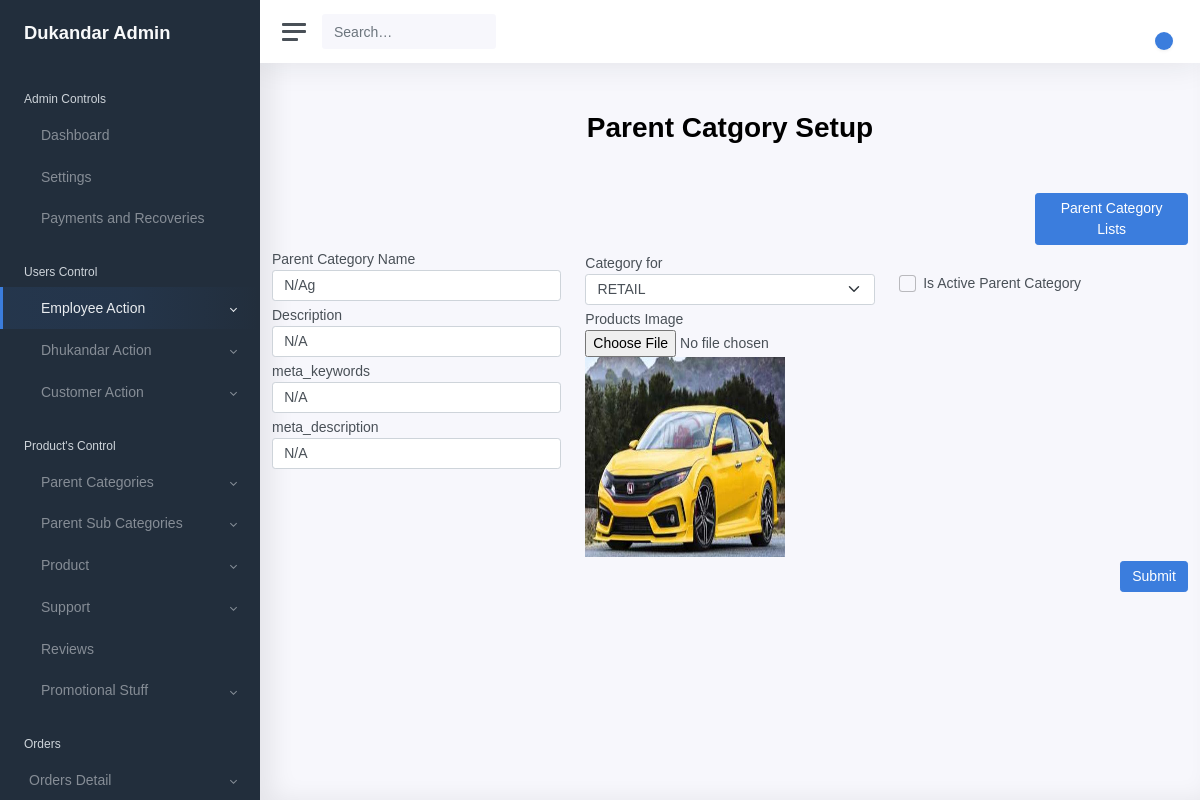
Screenshot of /parent/category/setup/1/ with the database file from the repository.
### shopkeeper/models/models.py (models this page shows, shortened)
class ParentCategory(models.Model):
    name = models.CharField(max_length=100, null=False)
    description = models.TextField(null=True)
    meta_keywords = models.CharField(max_length=255, null=True)
    meta_description = models.CharField(max_length=255, null=True)
    image = models.ImageField(upload_to='product/category/parent')
    category_for = models.CharField(choices=CATEGORY_FOR_CHOICES,
                                    max_length=7,
                                    default='RETAIL')
    is_active = models.BooleanField(default=False)

### shopkeeper/views.py (the view)
# urls.py: path('parent/category/setup/<int:pk>/', parent_category_detail, name='parent_category_update'),
def parent_category_detail(request, pk):
    parent_obj = ParentCategory.objects.get(id=pk)
    context = {
        'paren_id':parent_obj.id,
        'name': parent_obj.name,
        'description': parent_obj.description,
        'meta_keywords': parent_obj.meta_keywords,
        'meta_description': parent_obj.meta_description,
        'image': parent_obj.image,
        'category_for': parent_obj.category_for,
        'is_active': parent_obj.is_active,
    }
    return render(request, 'shopkeeper/product/parent_category_setup.html', context)

### shopkeeper/templates/shopkeeper/product/parent_category_setup.html (shortened to what this page needs)
{% extends 'shopkeeper/base/base.html' %}
{% load static %}
{% block content %}
<div class="container">
  <h1 class="text-center mt-5 mb-5 font-weight-bold">
    Parent Catgory Setup</h1>
    <div class="row col-2 offset-10">
        <a type="submit" href="{% url 'parent_category_list' %}" class="btn btn-primary float-right mb-1" name="employee">Parent Category Lists</a>
    </div>
    <form id="employeeForm" method="post" class="" name="employeeForm" enctype="multipart/form-data"
                  action="{% url 'parent_category_setup' %}">
    <div class="row">
      <div class="col-4">
        <div class="form-group ">
            <label for="exampleInputParent">Parent Category Name</label>
            <input type="text" class="form-control" id="name" aria-describedby="Pcat" name="name"
                   value="{{ name }}"
                   >
          </div>
          <div class="form-group mt-1">
            <label for="exampleInputDescription">Description</label>
            <input type="text" class="form-control" id="cate" aria-describedby="description"
                               name="description" value="{{ description }}"
                               >
          </div>
          <div class="form-group mt-1">
            <label for="exampleInputmeta_keywords">meta_keywords</label>
            <input type="text" class="form-control" id="lname" aria-describedby="meta_keywords"
            name="meta_keywords" value="{{ meta_keywords }}"
           >
          </div>
          <div class="form-group mt-1">
            <label for="exampleInputPassword1">meta_description</label>
            <input type="text" class="form-control" id="meta_description"
            aria-describedby="meta_description" value="{{ meta_description }}"
            name="meta_description">
          </div>
      </div>
      <div class="col-4">
        <div class="form-group mt-1">
            <label for="exampleInputFirst_Name">Category for</label>
            <select class="form-select" aria-label="Default select example" name="category_for">
                {% if category_for %}
                    <option value="{{ category_for }}">{{ category_for }}</option>
                {% endif %}
            </select>
          </div>
            <div class="form-group mt-1">
              <label for="exampleInputlast_name">Products Image</label>
                  <input type="file" onchange="preview()" name="image" value="{{ image }}">
                       {% if image %}
                            <img id="frame" src="{{ image.url }}" name="image" width="200px" height="200px"/>
                        {% else %}
                            <img id="frame" src="" name="image" width="200px" height="200px"/>
                        {% endif %}
            </div>
      </div>
      <div class="col-4">
          <div class="form-check mt-4">
            <input type="checkbox" class="form-check-input checkbox" id="is_active"
            name="is_active"  value="False">
            <label class="form-check-label" for="exampleCheck1" name="is_active">Is Active Parent Category</label>
          </div>
      </div>
    </div>
    <button type="submit" class="btn btn-primary float-right mt-1">Submit</button>
</form>
  </div>
{% endblock %}

### shopkeeper/templates/shopkeeper/base/base.html (style rules this page uses)
* { font-family: Arial, Helvetica, sans-serif; }

### rows the page displays
ParentCategory: name "N/Ag", description "N/A", meta_keywords "N/A", meta_description "N/A", category_for "RETAIL"
